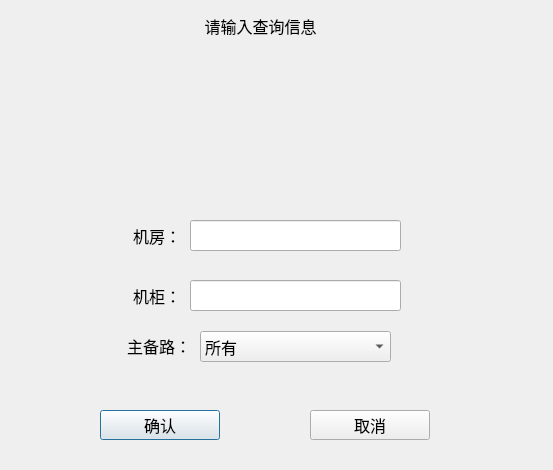
<?xml version="1.0" encoding="UTF-8"?>
<ui version="4.0">
 <class>Log_CabHrsQueryDlg</class>
 <widget class="QDialog" name="Log_CabHrsQueryDlg">
  <property name="geometry">
   <rect>
    <x>0</x>
    <y>0</y>
    <width>553</width>
    <height>470</height>
   </rect>
  </property>
  <property name="windowTitle">
   <string>Dialog</string>
  </property>
  <property name="styleSheet">
   <string notr="true">#Log_CabHrsQueryDlg{background-image: url(:/image/box_back.jpg);}</string>
  </property>
  <widget class="QPushButton" name="okBtn">
   <property name="geometry">
    <rect>
     <x>100</x>
     <y>410</y>
     <width>120</width>
     <height>30</height>
    </rect>
   </property>
   <property name="font">
    <font>
     <family>微软雅黑</family>
     <pointsize>12</pointsize>
    </font>
   </property>
   <property name="text">
    <string>确认</string>
   </property>
  </widget>
  <widget class="QLabel" name="roadLab">
   <property name="geometry">
    <rect>
     <x>100</x>
     <y>330</y>
     <width>91</width>
     <height>31</height>
    </rect>
   </property>
   <property name="font">
    <font>
     <family>微软雅黑</family>
     <pointsize>12</pointsize>
    </font>
   </property>
   <property name="text">
    <string>主备路：</string>
   </property>
   <property name="alignment">
    <set>Qt::AlignRight|Qt::AlignTrailing|Qt::AlignVCenter</set>
   </property>
  </widget>
  <widget class="QLabel" name="label_2">
   <property name="geometry">
    <rect>
     <x>90</x>
     <y>220</y>
     <width>91</width>
     <height>31</height>
    </rect>
   </property>
   <property name="font">
    <font>
     <family>微软雅黑</family>
     <pointsize>12</pointsize>
    </font>
   </property>
   <property name="text">
    <string>机房：</string>
   </property>
   <property name="alignment">
    <set>Qt::AlignRight|Qt::AlignTrailing|Qt::AlignVCenter</set>
   </property>
  </widget>
  <widget class="QPushButton" name="quitBtn">
   <property name="geometry">
    <rect>
     <x>310</x>
     <y>410</y>
     <width>120</width>
     <height>30</height>
    </rect>
   </property>
   <property name="font">
    <font>
     <family>微软雅黑</family>
     <pointsize>12</pointsize>
    </font>
   </property>
   <property name="text">
    <string>取消</string>
   </property>
  </widget>
  <widget class="QLabel" name="label">
   <property name="geometry">
    <rect>
     <x>190</x>
     <y>10</y>
     <width>141</width>
     <height>31</height>
    </rect>
   </property>
   <property name="font">
    <font>
     <family>微软雅黑</family>
     <pointsize>12</pointsize>
    </font>
   </property>
   <property name="text">
    <string>请输入查询信息</string>
   </property>
   <property name="alignment">
    <set>Qt::AlignCenter</set>
   </property>
  </widget>
  <widget class="QComboBox" name="roadCmb">
   <property name="geometry">
    <rect>
     <x>200</x>
     <y>331</y>
     <width>191</width>
     <height>31</height>
    </rect>
   </property>
   <property name="font">
    <font>
     <family>微软雅黑</family>
     <pointsize>12</pointsize>
    </font>
   </property>
   <item>
    <property name="text">
     <string>所有</string>
    </property>
   </item>
   <item>
    <property name="text">
     <string>统计</string>
    </property>
   </item>
   <item>
    <property name="text">
     <string>主路</string>
    </property>
   </item>
   <item>
    <property name="text">
     <string>备路</string>
    </property>
   </item>
  </widget>
  <widget class="QLineEdit" name="cabEdit">
   <property name="geometry">
    <rect>
     <x>190</x>
     <y>280</y>
     <width>211</width>
     <height>31</height>
    </rect>
   </property>
   <property name="font">
    <font>
     <family>微软雅黑</family>
     <pointsize>12</pointsize>
    </font>
   </property>
  </widget>
  <widget class="QLineEdit" name="roomEdit">
   <property name="geometry">
    <rect>
     <x>190</x>
     <y>220</y>
     <width>211</width>
     <height>31</height>
    </rect>
   </property>
   <property name="font">
    <font>
     <family>微软雅黑</family>
     <pointsize>12</pointsize>
    </font>
   </property>
  </widget>
  <widget class="QWidget" name="dateWid" native="true">
   <property name="geometry">
    <rect>
     <x>70</x>
     <y>59</y>
     <width>450</width>
     <height>120</height>
    </rect>
   </property>
   <property name="font">
    <font>
     <family>微软雅黑</family>
     <pointsize>12</pointsize>
    </font>
   </property>
  </widget>
  <widget class="QLabel" name="label_3">
   <property name="geometry">
    <rect>
     <x>90</x>
     <y>280</y>
     <width>91</width>
     <height>31</height>
    </rect>
   </property>
   <property name="font">
    <font>
     <family>微软雅黑</family>
     <pointsize>12</pointsize>
    </font>
   </property>
   <property name="text">
    <string>机柜：</string>
   </property>
   <property name="alignment">
    <set>Qt::AlignRight|Qt::AlignTrailing|Qt::AlignVCenter</set>
   </property>
  </widget>
 </widget>
 <resources/>
 <connections/>
</ui>
